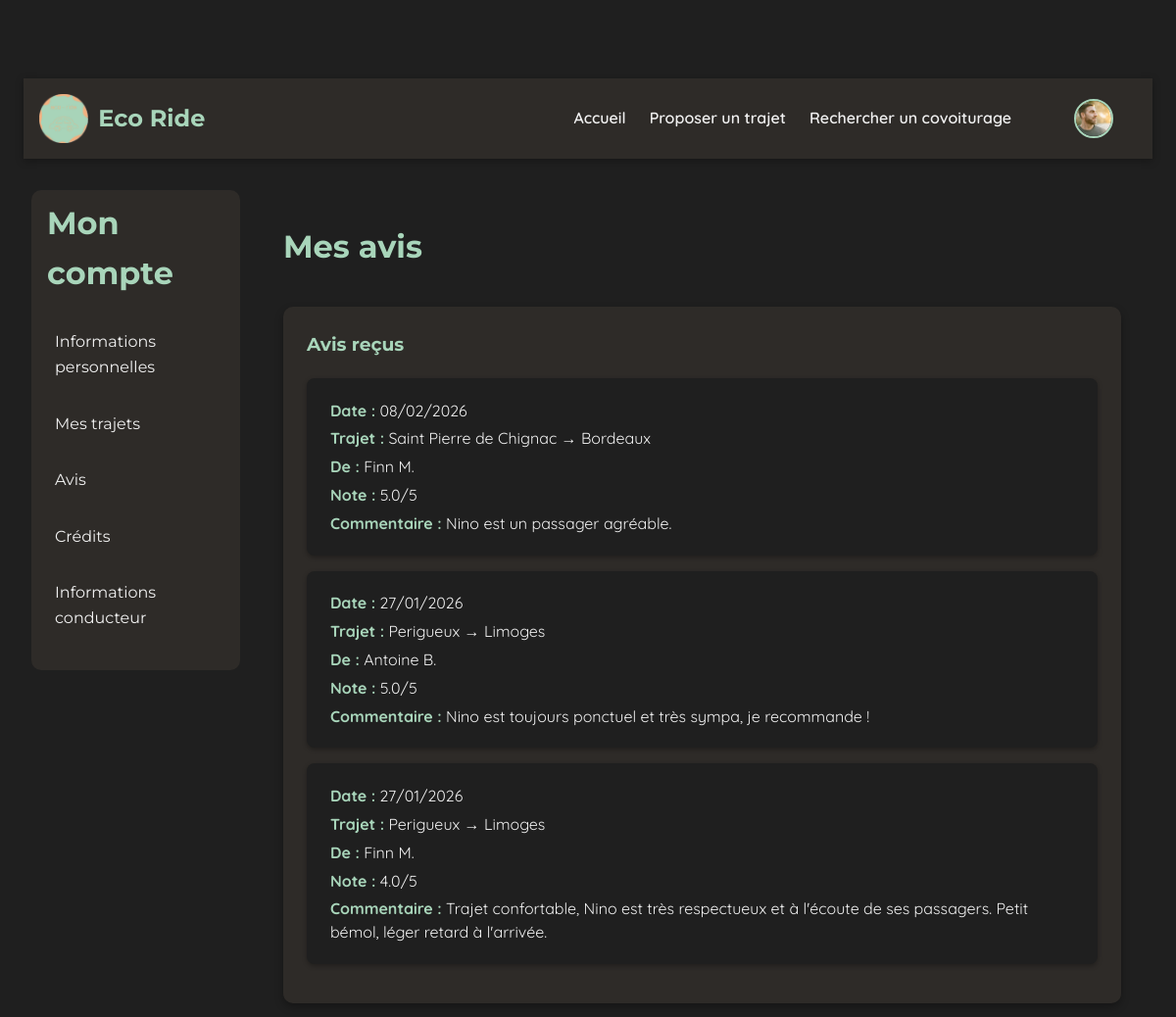
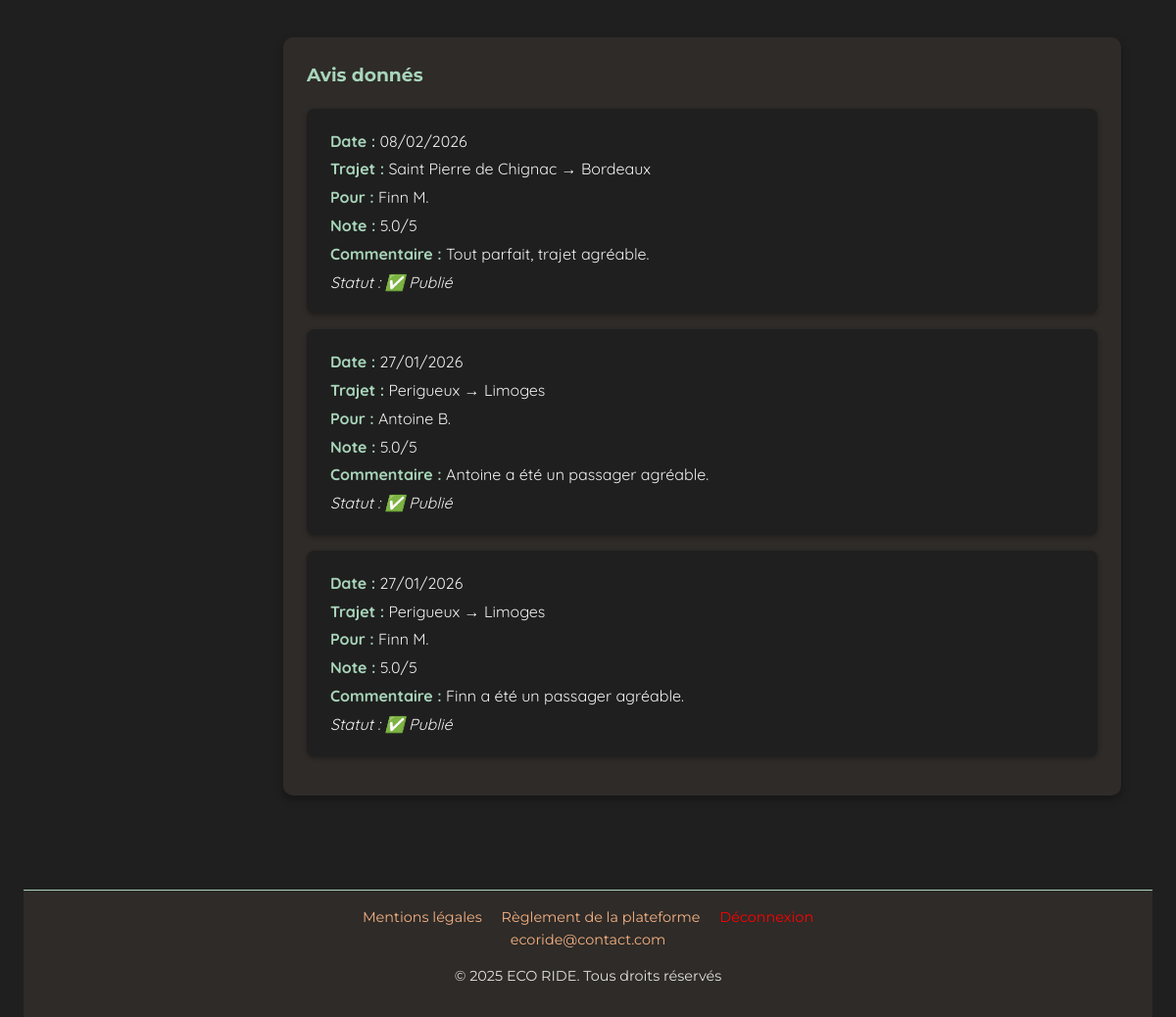
/PROJET/UTILISATEUR/USR-avis.php (signed in), run on the app's committed database (2 pictures, top to bottom).
### tables this page shows
CREATE TABLE `avis` (
  `id` int(11) NOT NULL,
  `id_trajet` int(11) NOT NULL,
  `id_auteur` int(11) NOT NULL,
  `id_destinataire` int(11) NOT NULL,
  `note` decimal(2,1) DEFAULT NULL,
  `commentaire` text DEFAULT NULL,
  `date_creation` datetime DEFAULT current_timestamp(),
  `statut` enum('en_attente','valide','refuse') NOT NULL DEFAULT 'en_attente'
);

CREATE TABLE `trajets` (
  `id` int(11) NOT NULL,
  `id_conducteur` int(11) NOT NULL,
  `depart` varchar(255) NOT NULL,
  `arrivee` varchar(255) NOT NULL,
  `etapes` text DEFAULT NULL,
  `commentaire` text DEFAULT NULL,
  `date_depart` date NOT NULL,
  `heure_depart` time NOT NULL,
  `heure_arrivee` time DEFAULT NULL,
  `vehicule_id` int(11) DEFAULT NULL,
  `places_disponibles` int(11) DEFAULT 1,
  `prix` int(11) NOT NULL DEFAULT 2,
  `statut` enum('publie','complet','annule','termine','en_cours') DEFAULT 'publie'
);

CREATE TABLE `utilisateurs` (
  `id` int(11) NOT NULL,
  `nom` varchar(100) NOT NULL,
  `prenom` varchar(100) NOT NULL,
  `email` varchar(150) DEFAULT NULL,
  `mot_de_passe` varchar(255) NOT NULL,
  `role` enum('passager','conducteur','passager-conducteur') NOT NULL,
  `date_naissance` date DEFAULT NULL,
  `bio` text DEFAULT NULL,
  `date_inscription` datetime DEFAULT current_timestamp(),
  `photo` varchar(255) DEFAULT 'default.jpg',
  `driver_completed` tinyint(1) DEFAULT 0,
  `profile_completed` tinyint(1) DEFAULT 0,
  `suspendu` tinyint(1) NOT NULL DEFAULT 0
);

### PROJET/UTILISATEUR/USR-avis.php (the view, shortened to what this page needs)
<?php
include('../PHP/connexion.php');
$id_utilisateur = $_SESSION['user_id'];
$stmt = $bdd->prepare("
    SELECT
        a.note,
        a.commentaire,
        a.date_creation,
        t.depart,
        t.arrivee,
        u.prenom AS prenom_auteur,
        u.nom AS nom_auteur
    FROM avis a
    JOIN trajets t ON t.id = a.id_trajet
    JOIN utilisateurs u ON u.id = a.id_auteur
    WHERE a.id_destinataire = ?
    AND a.statut = 'valide'
    ORDER BY a.date_creation DESC
");
$stmt->execute([$id_utilisateur]);
$avis_recus = $stmt->fetchAll(PDO::FETCH_ASSOC);
$stmt = $bdd->prepare("
    SELECT
        a.note,
        a.commentaire,
        a.date_creation,
        a.statut,
        t.depart,
        t.arrivee,
        u.prenom AS prenom_destinataire,
        u.nom AS nom_destinataire
    FROM avis a
    JOIN trajets t ON t.id = a.id_trajet
    JOIN utilisateurs u ON u.id = a.id_destinataire
    WHERE a.id_auteur = ?
    ORDER BY a.date_creation DESC
");
$stmt->execute([$id_utilisateur]);
$avis_donnes = $stmt->fetchAll(PDO::FETCH_ASSOC);
?>
<!DOCTYPE html>
<html lang="fr">
<head>
    <link rel="stylesheet" href="../CSS/style_global.css">
    <link rel="stylesheet" href="../CSS/CSS UTILISATEUR/USR-avis.css">
</head>
<body>
<?php include('../COMPONENTS/COMP-header.php'); ?>
<main>
    <section class="reviews-section">
        <h2>Mes avis</h2>
        <div id="reviews-received">
            <h3>Avis reçus</h3>
            <?php if (empty($avis_recus)): ?>
                <p>Aucun avis reçu pour le moment.</p>
            <?php else: ?>
                <?php foreach ($avis_recus as $a): ?>
                <div class="review">
                    <p><strong>Date :</strong> <?= date('d/m/Y', strtotime($a['date_creation'])) ?></p>
                    <p><strong>Trajet :</strong> <?= htmlspecialchars($a['depart']) ?> → <?= htmlspecialchars($a['arrivee']) ?></p>
                    <p><strong>De :</strong> <?= htmlspecialchars($a['prenom_auteur'] . ' ' . $a['nom_auteur']) ?></p>
                    <p><strong>Note :</strong> <?= $a['note'] ?>/5</p>
                    <?php if ($a['commentaire']): ?>
                        <p><strong>Commentaire :</strong> <?= htmlspecialchars($a['commentaire']) ?></p>
                    <?php endif; ?>
                </div>
                <?php endforeach; ?>
            <?php endif; ?>
        </div>
        <div id="reviews-given">
            <h3>Avis donnés</h3>
            <?php if (empty($avis_donnes)): ?>
                <p>Vous n'avez pas encore donné d'avis.</p>
            <?php else: ?>
                <?php foreach ($avis_donnes as $a): ?>
                <div class="review">
                    <p><strong>Date :</strong> <?= date('d/m/Y', strtotime($a['date_creation'])) ?></p>
                    <p><strong>Trajet :</strong> <?= htmlspecialchars($a['depart']) ?> → <?= htmlspecialchars($a['arrivee']) ?></p>
                    <p><strong>Pour :</strong> <?= htmlspecialchars($a['prenom_destinataire'] . ' ' . $a['nom_destinataire']) ?></p>
                    <p><strong>Note :</strong> <?= $a['note'] ?>/5</p>
                    <?php if ($a['commentaire']): ?>
                        <p><strong>Commentaire :</strong> <?= htmlspecialchars($a['commentaire']) ?></p>
                    <?php endif; ?>
                    <p><em>Statut : <?= $a['statut'] === 'valide' ? '✅ Publié' : ($a['statut'] === 'refuse' ? '❌ Refusé' : '⏳ En attente') ?></em></p>
                </div>
                <?php endforeach; ?>
            <?php endif; ?>
        </div>
    </section>
</main>
<?php include('../COMPONENTS/COMP-footer.php'); ?>
</body>
</html>

### PROJET/CSS/style_global.css (style rules this page uses)
:root { --vert-doux: #a8d5ba; --orange-doux: #f4b183; --beige-fonce: #2e2b28; --gris-doux: #e0e0e0; --texte: #f0f0f0; --fond: #1f1f1f; --shadow: rgba(0, 0, 0, 0.3); }
html { scroll-behavior: smooth; overflow-x: hidden; }
* { box-sizing: border-box; }
body { font-family: 'Century Gothic', 'Montserrat', 'Quicksand', sans-serif; font-weight: 400; line-height: 1.6; background-color: var(--fond); color: var(--texte); margin: 0; padding: 80px 1.5rem 0 1.5rem; overflow-x: hidden; }
main { display: flex; gap: 2rem; padding: 2rem 0.5rem; align-items: flex-start; min-width: 0; }
h1, h2, h3 { font-family: 'Montserrat', 'Century Gothic', sans-serif; color: var(--vert-doux); margin-top: 0; font-weight: 700; }
h2 { font-size: 2rem; margin-bottom: 0.5rem; }
a { color: var(--orange-doux); text-decoration: none; transition: color 0.3s ease; }
.nav-links { color: var(--texte); text-decoration: none; }
section { max-width: 1100px; margin: 0 auto; padding: 2rem 1.5rem; }
section h2 { font-size: 2rem; margin-bottom: 1rem; color: var(--vert-doux); }
section p { font-family: 'Quicksand', sans-serif; font-size: 1rem; line-height: 1.8; margin-bottom: 1.5rem; }
a, button { transition: all 0.3s ease; }
.menu-principal { background-color: var(--beige-fonce); border-radius: 10px; }
.menu-section { margin-bottom: 0; }
.menu-principal .menu-section { padding: 0.5rem 1rem; }
.menu-li { list-style: none; padding-left: 0; font-weight: 400; }
.menu-item { padding: 1em 0.5em; cursor: pointer; border-radius: 4px; transition: background-color 0.3s ease; font-weight: 400; }
.menu-item a { color: var(--texte); }

### PROJET/CSS/CSS UTILISATEUR/USR-avis.css (style rules this page uses)
main { display: flex; gap: 20px; align-items: flex-start; }
#reviews-received, #reviews-given { display: block; background-color: var(--beige-fonce); padding: 1.5rem; border-radius: 10px; margin-bottom: 2rem; box-shadow: 0 4px 8px var(--shadow); }
.review { background-color: var(--fond); padding: 1rem 1.5rem; border-radius: 8px; margin-bottom: 1rem; box-shadow: 0 2px 5px var(--shadow); font-family: 'Quicksand', sans-serif; transition: transform 0.2s, box-shadow 0.2s; }
.review p { margin: 0.3rem 0; line-height: 1.5; }
.review p strong { color: var(--vert-doux); }
.reviews-section { display: flex; flex-direction: column; gap: 20px; }

### data on the page
avis: date_creation "08/02/2026", id_trajet.depart "Saint Pierre de Chignac", id_trajet.arrivee "Bordeaux", id_auteur.nom "Finn M.", note "5.0", commentaire "Nino est un passager agréable."
avis: date_creation "27/01/2026", id_trajet.depart "Perigueux", id_trajet.arrivee "Limoges", id_auteur.nom "Antoine B.", note "5.0", commentaire "Nino est toujours ponctuel et très sympa, je recommande !"
avis: date_creation "27/01/2026", id_trajet.depart "Perigueux", id_trajet.arrivee "Limoges", id_auteur.nom "Finn M.", note "4.0", commentaire "Trajet confortable, Nino est très respectueux et à l'écoute de ses passagers. Petit bémol, léger retard à l'arrivée."
avis: date_creation "08/02/2026", id_trajet.depart "Saint Pierre de Chignac", id_trajet.arrivee "Bordeaux", id_destinataire.nom "Finn M.", note "5.0", commentaire "Tout parfait, trajet agréable.", statut "✅ Publié"
avis: date_creation "27/01/2026", id_trajet.depart "Perigueux", id_trajet.arrivee "Limoges", id_destinataire.nom "Antoine B.", note "5.0", commentaire "Antoine a été un passager agréable.", statut "✅ Publié"
avis: date_creation "27/01/2026", id_trajet.depart "Perigueux", id_trajet.arrivee "Limoges", id_destinataire.nom "Finn M.", note "5.0", commentaire "Finn a été un passager agréable.", statut "✅ Publié"
